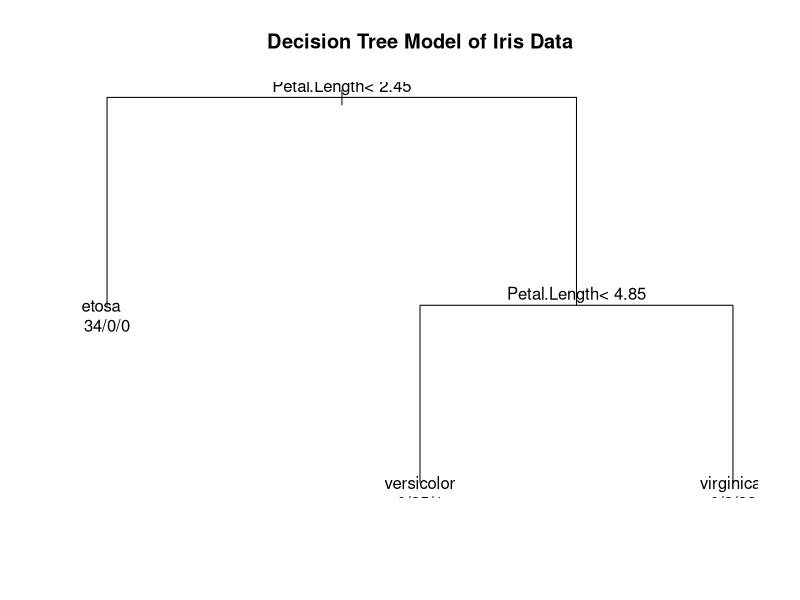

Reproduce this figure in R.
###################################################################################
## This code is part of Data Science Dojo's bootcamp
## Copyright (C) 2015

## Objective: Machine learning of iris species classification with decision tree
## Data source: iris data set (included in R)
## Please install "rpart" package: install.packages("rpart")
## Please install "party" package: install.packages("party")
###################################################################################

## load the library
library(rpart)

## DATA EXPLORATION
## load the iris data in R
data(iris)
## explore the data set
str(iris)
dim(iris)
summary(iris)

## BUILD MODEL
## randomly choose 70% of the data set as training data
set.seed(27)
iris.train.indices <- sample(1:nrow(iris), 0.7*nrow(iris), replace=F)
iris.train <- iris[iris.train.indices,]
dim(iris.train)
## select the 30% left as the testing data
iris.test <- iris[-iris.train.indices,]
dim(iris.test)
## You could also do this
#iris.test.indices <- setdiff(1:nrow(iris),random.rows.train)
#iris.test <- iris[random.rows.test,]

## Setting control parameters for rpart
## Check ?rpart.control for what the parameters do
iris.dt.parameters <- rpart.control(minsplit=20, minbucket=7, cp=0.01, maxdepth=30)

## Fit decision model to training set
## Use parameters from above and Gini index for splitting
iris.dt.model <- rpart(Species ~ ., data = iris.train, 
                       control=iris.dt.parameters, parms=list(split="gini"))

## VISUALIZE THE MODEL
## plot the tree structure
plot(iris.dt.model)
title(main = "Decision Tree Model of Iris Data")
text(iris.dt.model, use.n = TRUE)
## print the tree structure
summary(iris.dt.model)

## MODEL EVALUATION
## make prediction using decision model
iris.dt.predictions <- predict(iris.dt.model, iris.test, type = "class")
## Extract the test data species to build the confusion matrix
iris.dt.confusion <- table(iris.dt.predictions, iris.test$Species)
print(iris.dt.confusion)
## calculate accuracy, precision, recall, F1
iris.dt.accuracy <- sum(diag(iris.dt.confusion)) / sum(iris.dt.confusion)
print(iris.dt.accuracy)

iris.dt.precision <- iris.dt.confusion[2,2] / sum(iris.dt.confusion[2,])
print(iris.dt.precision)

iris.dt.recall <- iris.dt.confusion[2,2] / sum(iris.dt.confusion[,2])
print(iris.dt.recall)

iris.dt.F1 <- 2 * iris.dt.precision * iris.dt.recall / (iris.dt.precision + iris.dt.recall)
print(iris.dt.F1)

## EXERCISE
## Another library called "party" can be also used to build decision trees.
## It provides nonparametric regression trees for nominal, ordinal,
## numeric, censored, and multivariate responses. Tree growth is based on statistical 
## stopping rules, so pruning should not be required. 
## party manual: http://cran.r-project.org/web/packages/party/party.pdf
## Instead of rpart(), try to use ctree() in "party" for the same data. 
## They implement a different algorithm for building the tree. 
## But for this small amount of data, do these different functions (with different algorithms) 
## actually give us different trees?